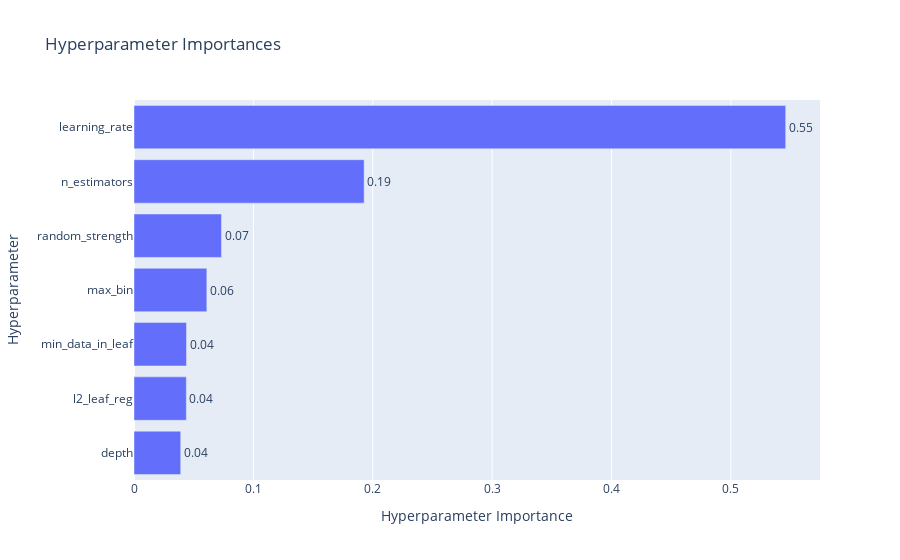

The cell this chart's notebook holds for it:
### Code cell
#Visualize parameter importances.
optuna.visualization.plot_param_importances(study)

### Figure 1 — Plotly figure (JSON) as saved in the notebook; plotly's stock layout.template omitted (floating-point values rounded to 4 significant figures)
{"data": [{"cliponaxis": false, "hovertemplate": ["depth (IntDistribution): 0.03913862445405552<extra></extra>", "l2_leaf_reg (CategoricalDistribution): 0.04385967168178115<extra></extra>", "min_data_in_leaf (IntDistribution): 0.043989606802240296<extra></extra>", "max_bin (IntDistribution): 0.06101329762188975<extra></extra>", "random_strength (FloatDistribution): 0.07330141027065953<extra></extra>", "n_estimators (IntDistribution): 0.19279336543322007<extra></extra>", "learning_rate (FloatDistribution): 0.5459040237361537<extra></extra>"], "name": "Objective Value", "orientation": "h", "text": ["0.04", "0.04", "0.04", "0.06", "0.07", "0.19", "0.55"], "textposition": "outside", "type": "bar", "x": [0.03914, 0.04386, 0.04399, 0.06101, 0.0733, 0.1928, 0.5459], "y": ["depth", "l2_leaf_reg", "min_data_in_leaf", "max_bin", "random_strength", "n_estimators", "learning_rate"]}], "layout": {"autosize": true, "title": {"text": "Hyperparameter Importances"}, "xaxis": {"autorange": true, "range": [0, 0.5746], "title": {"text": "Hyperparameter Importance"}, "type": "linear"}, "yaxis": {"autorange": true, "range": [-0.5, 6.5], "title": {"text": "Hyperparameter"}, "type": "category"}}}
